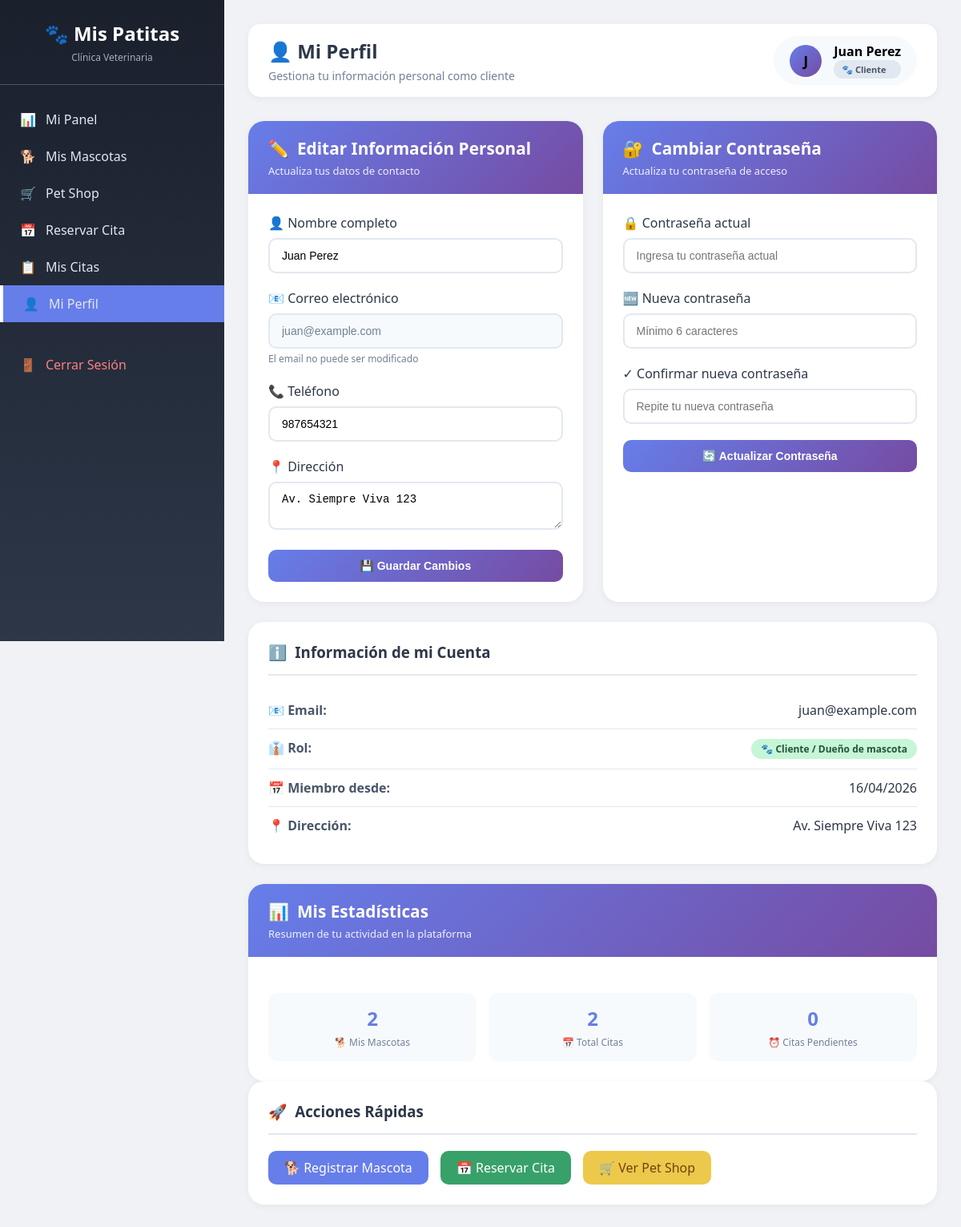
Screenshot of /perfil_cliente.php (signed in) with the database file from the repository.
### tables this page shows
CREATE TABLE `usuarios` (
  `id` int NOT NULL AUTO_INCREMENT,
  `nombre_completo` varchar(100) NOT NULL,
  `email` varchar(100) NOT NULL,
  `contraseña` varchar(255) NOT NULL,
  `telefono` varchar(20) DEFAULT NULL,
  `rol` enum('admin','veterinario','cliente') DEFAULT 'cliente',
  `fecha_registro` timestamp NULL DEFAULT CURRENT_TIMESTAMP,
  PRIMARY KEY (`id`),
  UNIQUE KEY `email` (`email`)
);

CREATE TABLE `duenos` (
  `id` int NOT NULL AUTO_INCREMENT,
  `user_id` int DEFAULT NULL,
  `nombre_completo` varchar(100) NOT NULL,
  `telefono` varchar(20) NOT NULL,
  `email` varchar(100) DEFAULT NULL,
  `direccion` text,
  PRIMARY KEY (`id`),
  KEY `user_id` (`user_id`),
  CONSTRAINT `duenos_ibfk_1` FOREIGN KEY (`user_id`) REFERENCES `usuarios` (`id`) ON DELETE SET NULL
);

### perfil_cliente.php (the view, shortened to what this page needs)
<?php
require_once 'config/database.php';
$user_id = $_SESSION['user_id'];
$dueno = $conn->query("SELECT * FROM duenos WHERE user_id = $user_id")->fetch(PDO::FETCH_ASSOC);
$usuario = $conn->query("SELECT * FROM usuarios WHERE id = $user_id")->fetch(PDO::FETCH_ASSOC);
$mascotas_count = $conn->query("SELECT COUNT(*) FROM mascotas WHERE dueno_id = {$dueno['id']}")->fetchColumn();
$citas_count = $conn->query("SELECT COUNT(*) FROM reservaciones WHERE email = '{$usuario['email']}'")->fetchColumn();
$citas_pendientes = $conn->query("SELECT COUNT(*) FROM reservaciones WHERE email = '{$usuario['email']}' AND estado = 'pendiente'")->fetchColumn();
?>
<!DOCTYPE html>
<html lang="es">
<head>
</head>
<body>
    <div class="dashboard-layout">
        <nav class="sidebar">
            <div class="sidebar-header">
                <h2>🐾 Mis Patitas</h2>
                <p>Clínica Veterinaria</p>
            </div>
            <div class="sidebar-nav">
                <a href="cliente_dashboard.php">
                    <span>📊</span> <span>Mi Panel</span>
                </a>
                <a href="cliente_mascotas.php">
                    <span>🐕</span> <span>Mis Mascotas</span>
                </a>
                <a href="cliente_petshop.php">
                    <span>🛒</span> <span>Pet Shop</span>
                </a>
                <a href="cliente_citas.php">
                    <span>📅</span> <span>Reservar Cita</span>
                </a>
                <a href="cliente_mis_citas.php">
                    <span>📋</span> <span>Mis Citas</span>
                </a>
                <a href="perfil_cliente.php" class="active">
                    <span>👤</span> <span>Mi Perfil</span>
                </a>
                <a href="logout.php" class="logout">
                    <span>🚪</span> <span>Cerrar Sesión</span>
                </a>
            </div>
        </nav>
        <main class="main-content">
            <div class="top-bar">
                <div class="welcome">
                    <h1>👤 Mi Perfil</h1>
                    <p>Gestiona tu información personal como cliente</p>
                </div>
                <div class="user-info">
                    <div class="avatar">
                        <?php echo strtoupper(substr($_SESSION['nombre'] ?? 'U', 0, 1)); ?>
                    </div>
                    <div>
                        <strong><?php echo htmlspecialchars($_SESSION['nombre'] ?? 'Usuario'); ?></strong>
                        <div class="badge-role">🐾 Cliente</div>
                    </div>
                </div>
            </div>
            <div class="profile-container">
                <div class="profile-card">
                    <div class="card-header">
                        <h2>
                            <span>✏️</span> Editar Información Personal
                        </h2>
                        <p>Actualiza tus datos de contacto</p>
                    </div>
                    <div class="card-body">
                        <form method="POST">
                            <div class="form-group">
                                <label>👤 Nombre completo</label>
                                <input type="text" name="nombre" value="<?php echo htmlspecialchars($usuario['nombre_completo']); ?>" required>
                            </div>
                            <div class="form-group">
                                <label>📧 Correo electrónico</label>
                                <input type="email" value="<?php echo htmlspecialchars($usuario['email']); ?>" disabled>
                                <small style="color: #718096; font-size: 12px;">El email no puede ser modificado</small>
                            </div>
                            <div class="form-group">
                                <label>📞 Teléfono</label>
                                <input type="tel" name="telefono" value="<?php echo htmlspecialchars($dueno['telefono']); ?>" placeholder="Ej: 987654321">
                            </div>
                            <div class="form-group">
                                <label>📍 Dirección</label>
                                <textarea name="direccion" rows="2" placeholder="Tu dirección de domicilio"><?php echo htmlspecialchars($dueno['direccion']); ?></textarea>
                            </div>
                            <button type="submit" name="actualizar_perfil" class="btn btn-primary">
                                💾 Guardar Cambios
                            </button>
                        </form>
                    </div>
                </div>
                <div class="profile-card">
                    <div class="card-header">
                        <h2>
                            <span>🔐</span> Cambiar Contraseña
                        </h2>
                        <p>Actualiza tu contraseña de acceso</p>
                    </div>
                    <div class="card-body">
                        <form method="POST">
                            <div class="form-group">
                                <label>🔒 Contraseña actual</label>
                                <input type="password" name="current_password" placeholder="Ingresa tu contraseña actual" required>
                            </div>
                            <div class="form-group">
                                <label>🆕 Nueva contraseña</label>
                                <input type="password" name="new_password" placeholder="Mínimo 6 caracteres" required>
                            </div>
                            <div class="form-group">
                                <label>✓ Confirmar nueva contraseña</label>
                                <input type="password" name="confirm_password" placeholder="Repite tu nueva contraseña" required>
                            </div>
                            <button type="submit" name="cambiar_password" class="btn btn-primary">
                                🔄 Actualizar Contraseña
                            </button>
                        </form>
                    </div>
                </div>
            </div>
            <div class="info-card">
                <h3>
                    <span>ℹ️</span> Información de mi Cuenta
                </h3>
                <div class="info-row">
                    <span class="info-label">📧 Email:</span>
                    <span class="info-value"><?php echo htmlspecialchars($usuario['email']); ?></span>
                </div>
                <div class="info-row">
                    <span class="info-label">👔 Rol:</span>
                    <span class="info-value">
                        <span class="badge badge-cliente">🐾 Cliente / Dueño de mascota</span>
                    </span>
                </div>
                <div class="info-row">
                    <span class="info-label">📅 Miembro desde:</span>
                    <span class="info-value"><?php echo date('d/m/Y', strtotime($usuario['fecha_registro'])); ?></span>
                </div>
                <div class="info-row">
                    <span class="info-label">📍 Dirección:</span>
                    <span class="info-value"><?php echo htmlspecialchars($dueno['direccion']) ?: 'No registrada'; ?></span>
                </div>
            </div>
            <div class="profile-card">
                <div class="card-header">
                    <h2>
                        <span>📊</span> Mis Estadísticas
                    </h2>
                    <p>Resumen de tu actividad en la plataforma</p>
                </div>
                <div class="card-body">
                    <div class="profile-stats">
                        <div class="stat-mini">
                            <div class="number"><?php echo $mascotas_count; ?></div>
                            <div class="label">🐕 Mis Mascotas</div>
                        </div>
                        <div class="stat-mini">
                            <div class="number"><?php echo $citas_count; ?></div>
                            <div class="label">📅 Total Citas</div>
                        </div>
                        <div class="stat-mini">
                            <div class="number"><?php echo $citas_pendientes; ?></div>
                            <div class="label">⏰ Citas Pendientes</div>
                        </div>
                    </div>
                </div>
            </div>
            <div class="info-card">
                <h3>
                    <span>🚀</span> Acciones Rápidas
                </h3>
                <div style="display: flex; gap: 15px; flex-wrap: wrap;">
                    <a href="cliente_mascotas.php" style="background: #667eea; color: white; padding: 10px 20px; border-radius: 10px; text-decoration: none; display: inline-flex; align-items: center; gap: 8px;">
                        🐕 Registrar Mascota
                    </a>
                    <a href="cliente_citas.php" style="background: #38a169; color: white; padding: 10px 20px; border-radius: 10px; text-decoration: none; display: inline-flex; align-items: center; gap: 8px;">
                        📅 Reservar Cita
                    </a>
                    <a href="cliente_petshop.php" style="background: #ecc94b; color: #744210; padding: 10px 20px; border-radius: 10px; text-decoration: none; display: inline-flex; align-items: center; gap: 8px;">
                        🛒 Ver Pet Shop
                    </a>
                </div>
            </div>
        </main>
    </div>
</body>
</html>

### perfil_cliente.php (style rules this page uses)
* { margin: 0; padding: 0; box-sizing: border-box; }
body { font-family: 'Segoe UI', Tahoma, Geneva, Verdana, sans-serif; background: #f0f2f5; }
.dashboard-layout { display: flex; min-height: 100vh; }
.sidebar { width: 280px; background: linear-gradient(180deg, #1a202c 0%, #2d3748 100%); color: white; position: fixed; height: 100vh; overflow-y: auto; transition: all 0.3s; z-index: 100; }
.sidebar-header { padding: 25px; text-align: center; border-bottom: 1px solid #4a5568; }
.sidebar-header h2 { font-size: 1.5em; margin-bottom: 5px; }
.sidebar-header p { font-size: 12px; color: #a0aec0; }
.sidebar-nav { padding: 20px 0; }
.sidebar-nav a { display: flex; align-items: center; padding: 12px 25px; color: #e2e8f0; text-decoration: none; transition: all 0.3s; gap: 12px; }
.sidebar-nav a.active { background: #667eea; border-left: 4px solid white; }
.sidebar-nav .logout { margin-top: 30px; color: #fc8181; }
.main-content { flex: 1; margin-left: 280px; padding: 30px; }
.top-bar { background: white; border-radius: 15px; padding: 15px 25px; margin-bottom: 30px; display: flex; justify-content: space-between; align-items: center; box-shadow: 0 2px 10px rgba(0,0,0,0.05); flex-wrap: wrap; gap: 15px; }
.welcome h1 { font-size: 1.5em; color: #2d3748; }
.welcome p { color: #718096; font-size: 14px; margin-top: 5px; }
.user-info { display: flex; align-items: center; gap: 15px; background: #f7fafc; padding: 8px 20px; border-radius: 50px; }
.user-info .avatar { width: 40px; height: 40px; background: linear-gradient(135deg, #667eea, #764ba2); border-radius: 50%; display: flex; align-items: center; justify-content: center; font-weight: bold; font-size: 18px; }
.user-info .badge-role { background: #e2e8f0; padding: 4px 10px; border-radius: 20px; font-size: 11px; font-weight: bold; color: #4a5568; }
.profile-container { display: grid; grid-template-columns: repeat(auto-fit, minmax(400px, 1fr)); gap: 25px; margin-bottom: 25px; }
.profile-card { background: white; border-radius: 20px; overflow: hidden; box-shadow: 0 2px 10px rgba(0,0,0,0.05); transition: transform 0.3s, box-shadow 0.3s; }
.card-header { background: linear-gradient(135deg, #667eea, #764ba2); padding: 20px 25px; color: white; }
.card-header h2 { font-size: 1.3em; display: flex; align-items: center; gap: 10px; }
.card-header p { font-size: 13px; opacity: 0.9; margin-top: 5px; }
.card-body { padding: 25px; }
.form-group { margin-bottom: 20px; }
.form-group label { display: block; margin-bottom: 8px; font-weight: 500; color: #2d3748; }
.form-group input, .form-group textarea { width: 100%; padding: 12px 15px; border: 2px solid #e2e8f0; border-radius: 10px; font-size: 14px; transition: all 0.3s; }
.form-group input[disabled] { background: #f7fafc; color: #718096; cursor: not-allowed; }
.btn { padding: 12px 24px; border: none; border-radius: 10px; font-size: 14px; font-weight: 600; cursor: pointer; transition: all 0.3s; display: inline-flex; align-items: center; gap: 8px; }
.btn-primary { background: linear-gradient(135deg, #667eea, #764ba2); color: white; width: 100%; justify-content: center; }
.info-card { background: white; border-radius: 20px; padding: 25px; box-shadow: 0 2px 10px rgba(0,0,0,0.05); margin-bottom: 25px; }
.info-card h3 { margin-bottom: 20px; color: #2d3748; display: flex; align-items: center; gap: 10px; padding-bottom: 15px; border-bottom: 2px solid #e2e8f0; }
.info-row { display: flex; justify-content: space-between; padding: 12px 0; border-bottom: 1px solid #e2e8f0; }
.info-row:last-child { border-bottom: none; }
.info-label { font-weight: 600; color: #4a5568; }
.info-value { color: #2d3748; }
.badge { display: inline-block; padding: 4px 12px; border-radius: 20px; font-size: 12px; font-weight: 600; }
.badge-cliente { background: #c6f6d5; color: #22543d; }
.profile-stats { display: grid; grid-template-columns: repeat(3, 1fr); gap: 15px; margin-top: 20px; }
.stat-mini { text-align: center; padding: 15px; background: #f7fafc; border-radius: 12px; }
.stat-mini .number { font-size: 24px; font-weight: bold; color: #667eea; }
.stat-mini .label { font-size: 12px; color: #718096; margin-top: 5px; }

### rows the page displays
usuarios: nombre "Juan Perez", email "juan@example.com", fecha_registro "16/04/2026"
duenos: telefono "987654321", direccion "Av. Siempre Viva 123"

### other values shown
substr($_SESSION['nombre'] ?? 'U', 0, 1) "J"
$_SESSION['nombre'] "Juan Perez"
$mascotas_count "2"
$citas_count "2"
$citas_pendientes "0"
